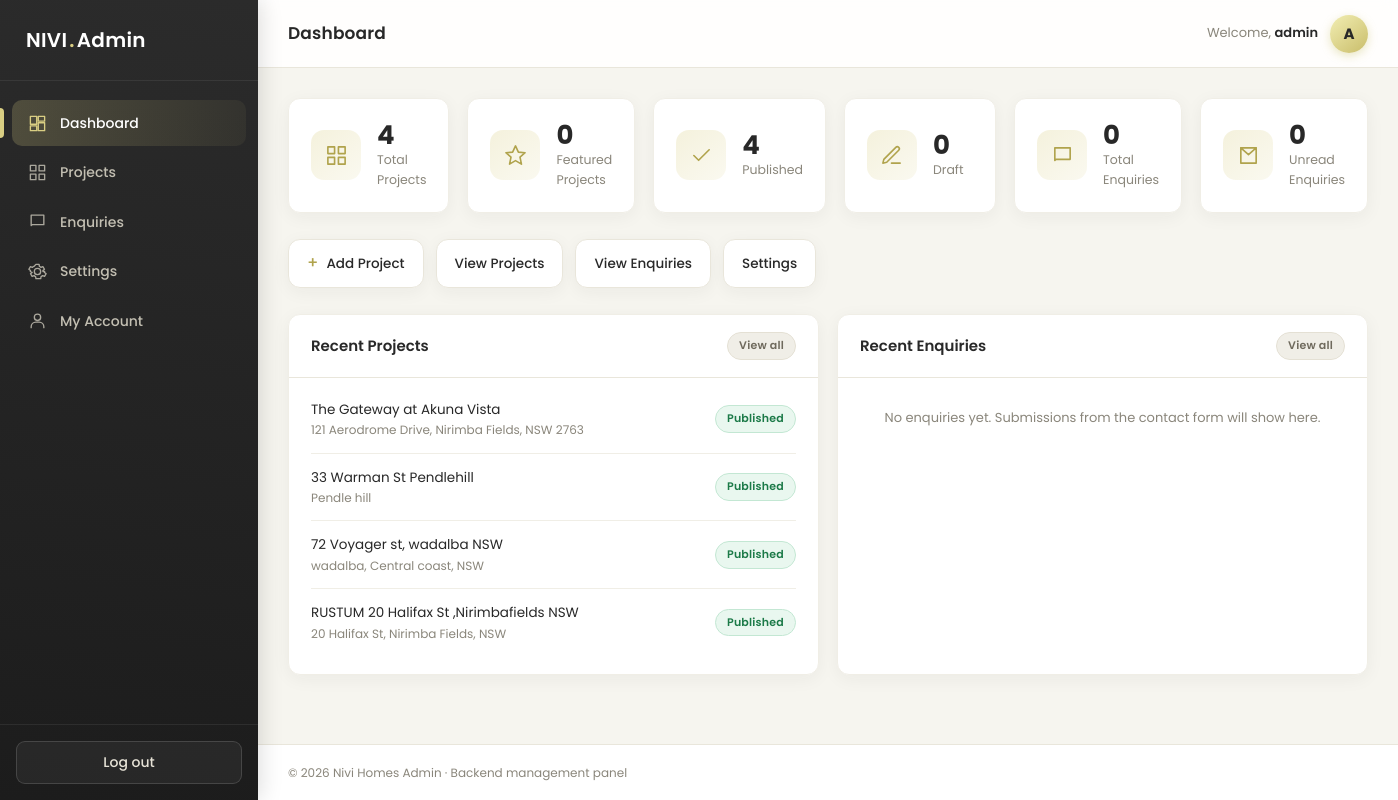
Page /admin/dashboard.php (signed in) on the committed database.
### tables this page shows
CREATE TABLE projects (
    id                INTEGER PRIMARY KEY AUTOINCREMENT,
    title             TEXT    NOT NULL,
    slug              TEXT    NOT NULL UNIQUE,
    location          TEXT    NOT NULL DEFAULT '',
    building_type     TEXT    NOT NULL DEFAULT '',
    build_up_area     TEXT    NOT NULL DEFAULT '',
    short_description TEXT    NOT NULL DEFAULT '',
    description       TEXT    NOT NULL DEFAULT '',
    cover_image       TEXT    NOT NULL DEFAULT '',
    status            TEXT    NOT NULL DEFAULT 'published',  -- published | draft
    is_featured       INTEGER NOT NULL DEFAULT 0,            -- 0 | 1
    display_order     INTEGER NOT NULL DEFAULT 0,
    created_at        TEXT    NOT NULL DEFAULT (datetime('now')),
    updated_at        TEXT    NOT NULL DEFAULT (datetime('now'))
);

### app/auth.php (called while the page is built, shortened)
<?php
function auth_check(): bool
{
    $last = $_SESSION['last_activity'] ?? 0;
    return true;
}
function auth_user(): ?array
{
    return [
        'id'           => $_SESSION['admin_id'],
        'username'     => $_SESSION['admin_username'] ?? '',
        'display_name' => $_SESSION['admin_display_name'] ?? ($_SESSION['admin_username'] ?? ''),
        'email'        => $_SESSION['admin_email'] ?? '',
    ];
}
function admin_url(string $path = ''): string
{
    $sn  = str_replace('\\', '/', $_SERVER['SCRIPT_NAME'] ?? '/admin/index.php');
    $pos = strrpos($sn, '/admin/');
    $base = $pos !== false ? substr($sn, 0, $pos + 7) : '/admin/';
    return $base . ltrim($path, '/');
}

### app/helpers.php (called while the page is built, shortened)
<?php
function e($value): string
{
    return htmlspecialchars((string) $value, ENT_QUOTES, 'UTF-8');
}

### app/db.php (called while the page is built, shortened)
<?php
function db(): PDO
{
    static $pdo = null;
    if ($pdo instanceof PDO) {
        return $pdo;
    }
    try {
        $pdo = new PDO('sqlite:' . DB_PATH, null, null, [
            PDO::ATTR_ERRMODE            => PDO::ERRMODE_EXCEPTION,
            PDO::ATTR_DEFAULT_FETCH_MODE => PDO::FETCH_ASSOC,
            PDO::ATTR_EMULATE_PREPARES   => false,
        ]);
    } catch (PDOException $e) {
        error_log('DB connection failed: ' . $e->getMessage());
        http_response_code(500);
        exit('Database connection error.');
    }
    $pdo->exec('PRAGMA foreign_keys = ON');
    $pdo->exec('PRAGMA journal_mode = WAL');
    $pdo->exec('PRAGMA busy_timeout = 5000');
    return $pdo;
}

### app/projects.php (called while the page is built, shortened)
<?php
function project_recent(int $limit = 5): array
{
    $s = db()->prepare('SELECT * FROM projects ORDER BY datetime(created_at) DESC, id DESC LIMIT :l');
    $s->bindValue(':l', $limit, PDO::PARAM_INT);
    $s->execute();
    return $s->fetchAll();
}

### admin/dashboard.php (the view, shortened to what this page needs)
<?php
$PAGE       = 'dashboard';
$PAGE_TITLE = 'Dashboard';
$counts = project_counts();
$enqCounts = enquiry_counts();
$recentProjects = project_recent(5);
$recentEnquiries = db()->query(
    'SELECT name, email, is_read, created_at FROM enquiries ORDER BY created_at DESC, id DESC LIMIT 5'
)->fetchAll();
$cards = [
    ['Total Projects',    $counts['total'],       '<path d="M3 3h7v7H3zM14 3h7v7h-7zM14 14h7v7h-7zM3 14h7v7H3z"/>'],
    ['Featured Projects', $counts['featured'],    '<path d="M12 2l3 6.5 7 .6-5.3 4.6L18.2 21 12 17.3 5.8 21l1.5-7.3L2 9.1l7-.6z"/>'],
    ['Published',         $counts['published'],   '<path d="M20 6L9 17l-5-5"/>'],
    ['Draft',             $counts['draft'],       '<path d="M12 20h9M16.5 3.5a2.1 2.1 0 013 3L7 19l-4 1 1-4z"/>'],
    ['Total Enquiries',   $enqCounts['total'],    '<path d="M4 4h16v12H5.2L4 17.2z"/>'],
    ['Unread Enquiries',  $enqCounts['unread'],   '<path d="M4 4h16v16H4zM4 4l8 7 8-7"/>'],
];
require __DIR__ . '/partials/header.php';
?>
<div class="stat-grid stat-grid-6">
    <?php foreach ($cards as [$label, $num, $icon]): ?>
    <div class="stat-card">
        <div class="stat-icon">
            <svg viewBox="0 0 24 24" fill="none" stroke="currentColor" stroke-width="1.7" stroke-linecap="round" stroke-linejoin="round"><?php echo $icon; ?></svg>
        </div>
        <div class="stat-meta">
            <div class="num"><?php echo (int) $num; ?></div>
            <div class="label"><?php echo e($label); ?></div>
        </div>
    </div>
    <?php endforeach; ?>
</div>
<div class="quick-actions">
    <a class="qa" href="projects/create.php"><span class="qa-plus">+</span> Add Project</a>
    <a class="qa" href="projects/index.php">View Projects</a>
    <a class="qa" href="enquiries/index.php">View Enquiries</a>
    <a class="qa" href="settings.php">Settings</a>
</div>
<div class="panel-grid">
    <div class="panel">
        <div class="panel-head">
            <h2>Recent Projects</h2>
            <a class="badge badge-grey" href="projects/index.php">View all</a>
        </div>
        <div class="panel-body">
            <?php if ($recentProjects): ?>
                <?php foreach ($recentProjects as $p): ?>
                <div class="list-row">
                    <div>
                        <div><a href="projects/edit.php?id=<?php echo (int) $p['id']; ?>"><?php echo e($p['title']); ?></a></div>
                        <div class="muted"><?php echo e($p['location'] ?: '&mdash;'); ?></div>
                    </div>
                    <div>
                        <span class="badge <?php echo $p['status'] === 'published' ? 'badge-green' : 'badge-grey'; ?>"><?php echo e(ucfirst($p['status'])); ?></span>
                    </div>
                </div>
                <?php endforeach; ?>
            <?php else: ?>
                <p class="empty">No projects yet. <a href="projects/create.php">Add your first project</a>.</p>
            <?php endif; ?>
        </div>
    </div>
    <div class="panel">
        <div class="panel-head">
            <h2>Recent Enquiries</h2>
            <a class="badge badge-grey" href="enquiries/index.php">View all</a>
        </div>
        <div class="panel-body">
            <?php if ($recentEnquiries): ?>
                <?php foreach ($recentEnquiries as $en): ?>
                <div class="list-row">
                    <div>
                        <div><?php echo e($en['name']); ?></div>
                        <div class="muted"><?php echo e($en['email']); ?></div>
                    </div>
                    <div>
                        <span class="badge <?php echo (int) $en['is_read'] === 0 ? 'badge-gold' : 'badge-grey'; ?>"><?php echo (int) $en['is_read'] === 0 ? 'Unread' : 'Read'; ?></span>
                    </div>
                </div>
                <?php endforeach; ?>
            <?php else: ?>
                <p class="empty">No enquiries yet. Submissions from the contact form will show here.</p>
            <?php endif; ?>
        </div>
    </div>
</div>
<?php require __DIR__ . '/partials/footer.php'; ?>

### admin/partials/header.php (shortened to what this page needs)
<?php
$PAGE       = $PAGE ?? '';
$PAGE_TITLE = $PAGE_TITLE ?? 'Admin';
$__user     = auth_user();
?>
<!DOCTYPE html>
<html lang="en">
<head>
    <link rel="stylesheet" href="<?php echo e(admin_url('assets/admin.css')); ?>">
</head>
<body>
<div class="admin">
    <?php require __DIR__ . '/sidebar.php'; ?>
    <div class="main">
        <?php require __DIR__ . '/topbar.php'; ?>
        <div class="content">

### admin/partials/sidebar.php
<?php
$nav = [
    'dashboard' => ['Dashboard', 'dashboard.php',        '<path d="M3 13h8V3H3v10zm0 8h8v-6H3v6zm10 0h8V11h-8v10zm0-18v6h8V3h-8z"/>'],
    'projects'  => ['Projects',  'projects/index.php',   '<path d="M3 3h7v7H3zM14 3h7v7h-7zM14 14h7v7h-7zM3 14h7v7H3z"/>'],
    'enquiries' => ['Enquiries', 'enquiries/index.php',  '<path d="M4 4h16v12H5.2L4 17.2z"/>'],
    'settings'  => ['Settings',  'settings.php',         '<path d="M12 8a4 4 0 100 8 4 4 0 000-8zm9 4a7 7 0 01-.1 1.2l2 1.6-2 3.4-2.4-1a7 7 0 01-2 1.2l-.4 2.6H10l-.4-2.6a7 7 0 01-2-1.2l-2.4 1-2-3.4 2-1.6A7 7 0 013 12c0-.4 0-.8.1-1.2l-2-1.6 2-3.4 2.4 1a7 7 0 012-1.2L10 3h4l.4 2.6a7 7 0 012 1.2l2.4-1 2 3.4-2 1.6c.1.4.1.8.1 1.2z"/>'],
    'account'   => ['My Account','account.php',          '<circle cx="12" cy="8" r="4"/><path d="M4 21v-1a6 6 0 016-6h4a6 6 0 016 6v1"/>'],
];
?>
<aside class="sidebar" id="adminSidebar">
    <div class="sidebar-brand">NIVI<span>.</span> Admin</div>
    <nav class="sidebar-nav">
        <?php foreach ($nav as $key => [$label, $file, $icon]): ?>
        <a href="<?php echo e(admin_url($file)); ?>" class="<?php echo $PAGE === $key ? 'active' : ''; ?>">
            <svg viewBox="0 0 24 24" fill="none" stroke="currentColor" stroke-width="1.7" stroke-linecap="round" stroke-linejoin="round"><?php echo $icon; ?></svg>
            <span><?php echo e($label); ?></span>
        </a>
        <?php endforeach; ?>
    </nav>
    <div class="sidebar-foot">
        <a href="<?php echo e(admin_url('logout.php')); ?>" class="btn btn-ghost btn-block">Log out</a>
    </div>
</aside>

### admin/partials/topbar.php (shortened to what this page needs)
<?php
$__initial = strtoupper(substr($__user['username'] ?? 'A', 0, 1));
?>
<header class="topbar">
    <div class="topbar-left">
        <h1><?php echo e($PAGE_TITLE); ?></h1>
    </div>
    <div class="topbar-user">
        <span>Welcome, <strong><?php echo e($__user['username'] ?? 'Admin'); ?></strong></span>
        <span class="avatar"><?php echo e($__initial); ?></span>
    </div>
</header>

### admin/partials/footer.php (shortened to what this page needs)
        </div>
        <footer class="admin-foot">
            &copy; <?php echo date('Y'); ?> Nivi Homes Admin &middot; Backend management panel
        </footer>
    </div>
</div>
</body>
</html>

### rows in the picture
projects: title "The Gateway at Akuna Vista", location "121 Aerodrome Drive, Nirimba Fields, NSW 2763", status "Published"
projects: title "33 Warman St Pendlehill", location "Pendle hill", status "Published"
projects: title "72 Voyager st, wadalba NSW", location "wadalba, Central coast, NSW", status "Published"
projects: title "RUSTUM 20 Halifax St ,Nirimbafields NSW", location "20 Halifax St, Nirimba Fields, NSW", status "Published"

### other values in the picture
$label "Dashboard"
$label "Projects"
$label "Enquiries"
$label "Settings"
$label "My Account"
$PAGE_TITLE "Dashboard"
$__user['username'] "admin"
$__initial "A"
$num "4"
$label "Total Projects"
$num "0"
$label "Featured Projects"
$label "Published"
$label "Draft"
$label "Total Enquiries"
